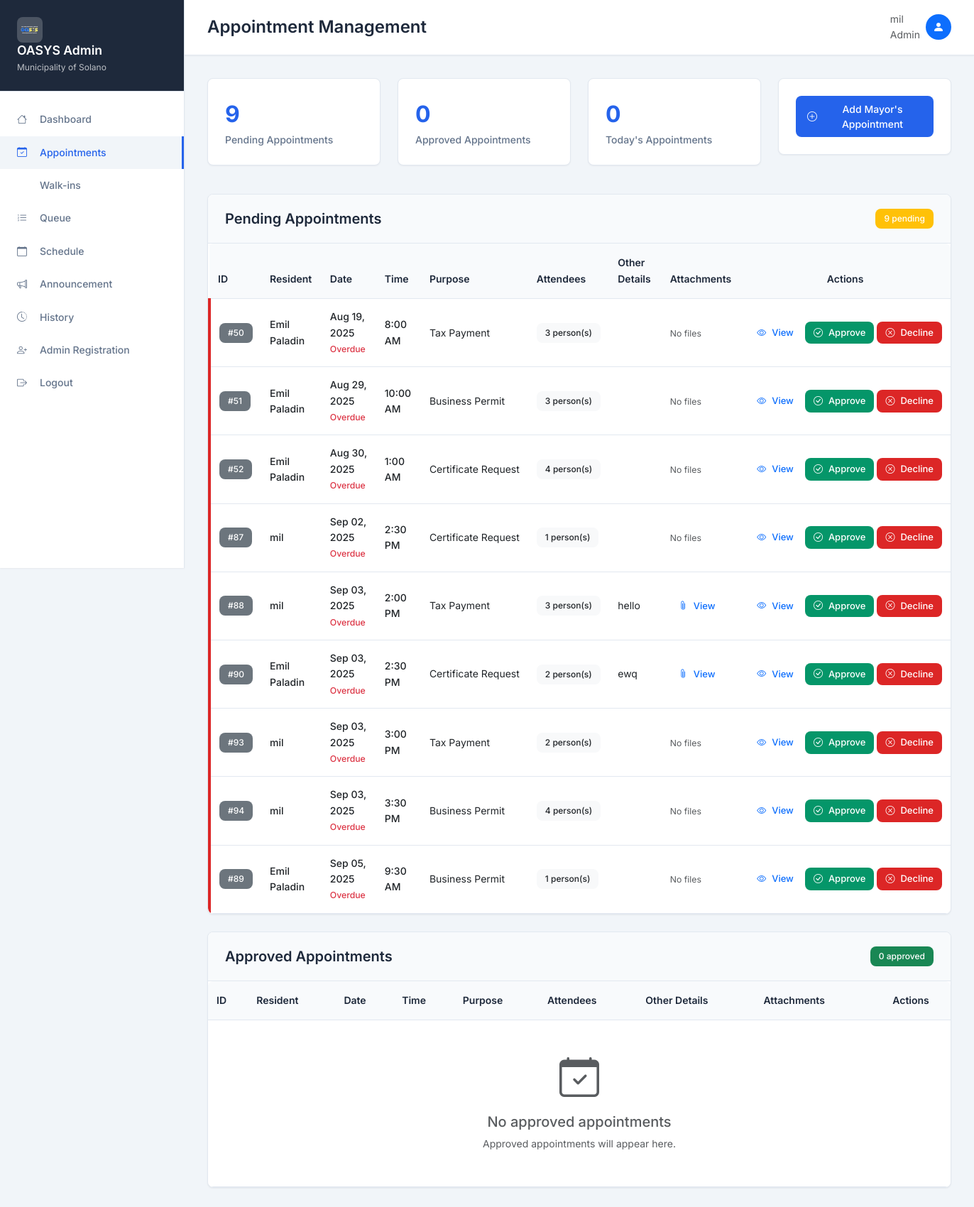
/admin/appointment.php (signed in), run on the app's committed database.
### tables this page shows
CREATE TABLE `users`  (
  `id` int(11) NOT NULL AUTO_INCREMENT,
  `name` varchar(50) NOT NULL,
  `email` varchar(255) NOT NULL,
  `password` varchar(255) NOT NULL,
  `username` varchar(20) NOT NULL,
  `address` text NOT NULL,
  `barangay` varchar(50) NULL DEFAULT NULL,
  `created_at` timestamp(0) NOT NULL DEFAULT current_timestamp(0),
  `updated_at` timestamp(0) NOT NULL DEFAULT current_timestamp(0) ON UPDATE CURRENT_TIMESTAMP(0),
  `phone` varchar(20) NULL DEFAULT NULL,
  `message` varchar(255) NULL DEFAULT NULL,
  `role` enum('admin','mayor','user') NULL DEFAULT NULL,
  PRIMARY KEY (`id`) USING BTREE,
  UNIQUE INDEX `email`(`email`) USING BTREE,
  UNIQUE INDEX `idx_email_unique`(`email`) USING BTREE,
  UNIQUE INDEX `idx_username_unique`(`username`) USING BTREE
);

CREATE TABLE `appointments`  (
  `id` int(11) NOT NULL AUTO_INCREMENT,
  `user_id` int(11) NOT NULL,
  `date` date NOT NULL,
  `time` time(0) NOT NULL,
  `purpose` varchar(255) NULL DEFAULT NULL,
  `attendees` int(11) NOT NULL,
  `status_enum` enum('Pending','Approved','Cancelled','Completed','Rescheduled','Declined') NULL DEFAULT NULL,
  `other_details` varchar(255) NULL DEFAULT NULL,
  `attachments` longblob NULL,
  `created_at` timestamp(0) NOT NULL DEFAULT current_timestamp(0),
  `updated_at` timestamp(0) NOT NULL DEFAULT current_timestamp(0) ON UPDATE CURRENT_TIMESTAMP(0),
  `service_id` int(11) NULL DEFAULT NULL,
  `AttendeesNames` varchar(255) NULL DEFAULT NULL,
  `groupName` varchar(255) NULL DEFAULT NULL,
  `declineReason` varchar(255) NULL DEFAULT NULL,
  PRIMARY KEY (`id`) USING BTREE,
  INDEX `user_id`(`user_id`) USING BTREE,
  CONSTRAINT `appointments_ibfk_1` FOREIGN KEY (`user_id`) REFERENCES `users` (`id`) ON DELETE CASCADE ON UPDATE CASCADE
);

### admin/appointment.php (the view, shortened to what the rows shown need)
<?php
include "connect.php";
include "adminPanel_functions.php";
$adminData = initializeAdminPanel($con);
$admin_name = $adminData['admin_name'];
$admin_role = $adminData['admin_role'];
$today = date('Y-m-d');
$appointments = $con->query("
    SELECT
        a.id AS appointment_id,
        u.name AS resident_name,
        a.date,
        a.time,
        a.purpose,
        a.attendees,
        a.other_details,
        a.attachments,
        a.status_enum AS status,
        CASE
            WHEN a.date = '$today' THEN 'today'
            WHEN a.date < '$today' THEN 'past'
            ELSE 'future'
        END AS date_status
    FROM appointments a
    JOIN users u ON a.user_id = u.id
    WHERE a.status_enum = 'pending'
    ORDER BY
        CASE
            WHEN a.date = '$today' THEN 0
            WHEN a.date < '$today' THEN 1
            ELSE 2
        END,
        a.date ASC,
        a.time ASC
");
?>
<!DOCTYPE html>
<html lang="en">
<head>
    <link href="https://cdn.jsdelivr.net/npm/bootstrap@5.3.0/dist/css/bootstrap.min.css" rel="stylesheet">
    <link rel="stylesheet" href="https://cdn.jsdelivr.net/npm/bootstrap-icons@1.10.0/font/bootstrap-icons.css">
</head>
<body>
    <div class="wrapper">
        <div class="main-content">
            <div class="topbar">
                <div class="d-flex justify-content-between align-items-center">
                    <div class="d-flex align-items-center">
                        <h1 class="page-title">Appointment Management</h1>
                    </div>
                    <div class="d-flex align-items-center">
                        <div class="d-none d-sm-inline me-2">
                            <div class="text-muted small"><?= htmlspecialchars($admin_name) ?></div>
                            <div class="text-muted small"><?= htmlspecialchars($admin_role) ?></div>
                        </div>
                    </div>
                </div>
            </div>
            <div class="content">
                                <?php
                                mysqli_data_seek($appointments, 0);
                                ?>
                <div class="card mb-4">
                    <div class="card-header d-flex justify-content-between align-items-center">
                        <h2 class="section-title mb-0">Pending Appointments</h2>
                    </div>
                    <div class="card-body p-0">
                        <div class="table-responsive">
                            <table class="table table-hover mb-0">
                                <thead>
                                    <tr>
                                        <th>ID</th>
                                        <th>Resident</th>
                                        <th>Date</th>
                                        <th>Time</th>
                                        <th>Purpose</th>
                                        <th class="d-none d-md-table-cell">Attendees</th>
                                        <th class="d-none d-lg-table-cell">Other Details</th>
                                        <th class="d-none d-md-table-cell">Attachments</th>
                                        <th class="no-print text-center">Actions</th>
                                    </tr>
                                </thead>
                                <tbody>
                                    <?php
                                    mysqli_data_seek($appointments, 0);
                                    if ($appointments->num_rows > 0):
                                    ?>
                                        <?php while ($row = $appointments->fetch_assoc()): ?>
                                            <tr class="<?= $row['date_status'] == 'today' ? 'today-row' : ($row['date_status'] == 'past' ? 'past-row' : '') ?>">
                                                <td>
                                                    <span class="badge bg-secondary">#<?= $row['appointment_id'] ?></span>
                                                </td>
                                                <td>
                                                    <div class="fw-medium"><?= htmlspecialchars($row['resident_name']) ?></div>
                                                </td>
                                                <td>
                                                    <div class="fw-medium"><?= date('M d, Y', strtotime($row['date'])) ?></div>
                                                    <?php if ($row['date_status'] == 'today'): ?>
                                                        <small class="text-success fw-medium">Today</small>
                                                    <?php elseif ($row['date_status'] == 'past'): ?>
                                                        <small class="text-danger fw-medium">Overdue</small>
                                                    <?php endif; ?>
                                                </td>
                                                <td>
                                                    <div class="fw-medium"><?= date('g:i A', strtotime($row['time'])) ?></div>
                                                </td>
                                                <td>
                                                    <div class="text-truncate" style="max-width: 200px;" title="<?= htmlspecialchars($row['purpose']) ?>">
                                                        <?= htmlspecialchars($row['purpose']) ?>
                                                    </div>
                                                </td>
                                                <td class="d-none d-md-table-cell">
                                                    <span class="badge bg-light text-dark"><?= $row['attendees'] ?> person(s)</span>
                                                </td>
                                                <td class="d-none d-lg-table-cell">
                                                    <div class="text-truncate" style="max-width: 150px;" title="<?= htmlspecialchars($row['other_details']) ?>">
                                                        <?= htmlspecialchars($row['other_details']) ?>
                                                    </div>
                                                </td>
                                                <td class="d-none d-md-table-cell">
                                                    <?php if (!empty($row['attachments'])): ?>
                                                        <button type="button" class="btn btn-outline-primary btn-sm view-attachments-btn" data-attachments='<?= htmlspecialchars($row['attachments'], ENT_QUOTES, 'UTF-8') ?>'>
                                                            <i class="bi bi-paperclip"></i>
                                                            <span class="d-none d-lg-inline">View</span>
                                                        </button>
                                                    <?php else: ?>
                                                        <span class="text-muted small">No files</span>
                                                    <?php endif; ?>
                                                </td>
                                                <td class="no-print">
                                                    <div class="d-flex flex-column flex-md-row gap-1">
                                                        <button type="button" class="btn btn-outline-primary btn-sm view-details-btn"
                                                                data-appointment='<?= htmlspecialchars(json_encode($row), ENT_QUOTES, 'UTF-8') ?>'>
                                                            <i class="bi bi-eye"></i>
                                                            <span class="d-none d-xl-inline">View</span>
                                                        </button>
                                                        <button type="button" class="btn btn-success btn-sm approve-btn"
                                                                data-appointment-id="<?= $row['appointment_id'] ?>"
                                                                data-appointment-data='<?= htmlspecialchars(json_encode($row), ENT_QUOTES, 'UTF-8') ?>'
                                                                data-bs-toggle="modal" data-bs-target="#approveModal">
                                                            <i class="bi bi-check-circle"></i>
                                                            <span class="d-none d-xl-inline">Approve</span>
                                                        </button>
                                                        <button type="button" class="btn btn-danger btn-sm decline-btn"
                                                                data-appointment-id="<?= $row['appointment_id'] ?>"
                                                                data-bs-toggle="modal" data-bs-target="#declineModal">
                                                            <i class="bi bi-x-circle"></i>
                                                            <span class="d-none d-xl-inline">Decline</span>
                                                        </button>
                                                    </div>
                                                </td>
                                            </tr>
                                        <?php endwhile; ?>
                                    <?php endif; ?>
                                </tbody>
                            </table>
                        </div>
                    </div>
                </div>
                <div class="card">
                    <div class="card-header d-flex justify-content-between align-items-center">
                        <h2 class="section-title mb-0">Approved Appointments</h2>
                    </div>
                    <div class="card-body p-0">
                        <div class="table-responsive">
                            <table class="table table-hover mb-0">
                                <thead>
                                    <tr>
                                        <th>ID</th>
                                        <th>Resident</th>
                                        <th>Date</th>
                                        <th>Time</th>
                                        <th>Purpose</th>
                                        <th class="d-none d-md-table-cell">Attendees</th>
                                        <th class="d-none d-lg-table-cell">Other Details</th>
                                        <th class="d-none d-md-table-cell">Attachments</th>
                                        <th class="no-print text-center">Actions</th>
                                    </tr>
                                </thead>
                            </table>
                        </div>
                    </div>
                </div>
            </div>
        </div>
    </div>
</body>
</html>

### data on the page
users: name "mil", admin_role "Admin"
appointments: id "50", user.name "Emil Paladin", date "Aug 19, 2025", time "8:00 AM", purpose "Tax Payment", attendees "3", attachments "No files"
appointments: id "51", user.name "Emil Paladin", date "Aug 29, 2025", time "10:00 AM", purpose "Business Permit", attendees "3", attachments "No files"
appointments: id "52", user.name "Emil Paladin", date "Aug 30, 2025", time "1:00 AM", purpose "Certificate Request", attendees "4", attachments "No files"
appointments: id "87", user.name "mil", date "Sep 02, 2025", time "2:30 PM", purpose "Certificate Request", attendees "1", attachments "No files"
appointments: id "88", user.name "mil", date "Sep 03, 2025", time "2:00 PM", purpose "Tax Payment", attendees "3", other_details "hello"
appointments: id "90", user.name "Emil Paladin", date "Sep 03, 2025", time "2:30 PM", purpose "Certificate Request", attendees "2", other_details "ewq"
appointments: id "93", user.name "mil", date "Sep 03, 2025", time "3:00 PM", purpose "Tax Payment", attendees "2", attachments "No files"
appointments: id "94", user.name "mil", date "Sep 03, 2025", time "3:30 PM", purpose "Business Permit", attendees "4", attachments "No files"
appointments: id "89", user.name "Emil Paladin", date "Sep 05, 2025", time "9:30 AM", purpose "Business Permit", attendees "1", attachments "No files"

### other printed values
$appointments->num_rows "9"
$approved_appointments->num_rows "0"
$today_count "0"
